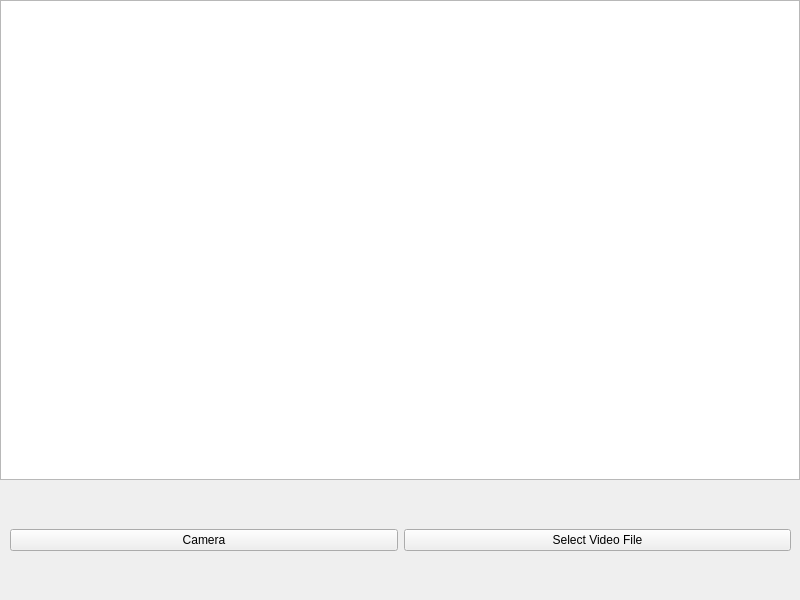
<?xml version="1.0" encoding="UTF-8"?>
<ui version="4.0">
 <class>MainWindow</class>
 <widget class="QMainWindow" name="MainWindow">
  <property name="geometry">
   <rect>
    <x>0</x>
    <y>0</y>
    <width>800</width>
    <height>600</height>
   </rect>
  </property>
  <property name="sizePolicy">
   <sizepolicy hsizetype="Fixed" vsizetype="Fixed">
    <horstretch>0</horstretch>
    <verstretch>0</verstretch>
   </sizepolicy>
  </property>
  <property name="windowTitle">
   <string>MainWindow</string>
  </property>
  <widget class="QWidget" name="centralwidget">
   <widget class="QTextBrowser" name="textArea">
    <property name="geometry">
     <rect>
      <x>0</x>
      <y>0</y>
      <width>800</width>
      <height>480</height>
     </rect>
    </property>
    <property name="sizePolicy">
     <sizepolicy hsizetype="Fixed" vsizetype="Fixed">
      <horstretch>0</horstretch>
      <verstretch>0</verstretch>
     </sizepolicy>
    </property>
   </widget>
   <widget class="QWidget" name="horizontalLayoutWidget">
    <property name="geometry">
     <rect>
      <x>10</x>
      <y>500</y>
      <width>781</width>
      <height>80</height>
     </rect>
    </property>
    <layout class="QHBoxLayout" name="horizontalLayout">
     <item>
      <widget class="QPushButton" name="cameraButton">
       <property name="text">
        <string>Camera</string>
       </property>
      </widget>
     </item>
     <item>
      <widget class="QPushButton" name="videoButton">
       <property name="text">
        <string>Select Video File</string>
       </property>
      </widget>
     </item>
    </layout>
   </widget>
  </widget>
 </widget>
 <resources/>
 <connections/>
</ui>
